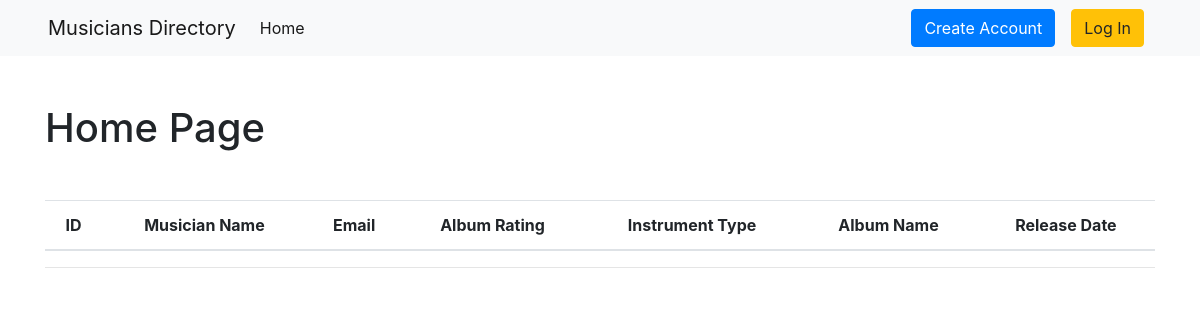
Before: / with the older database file.
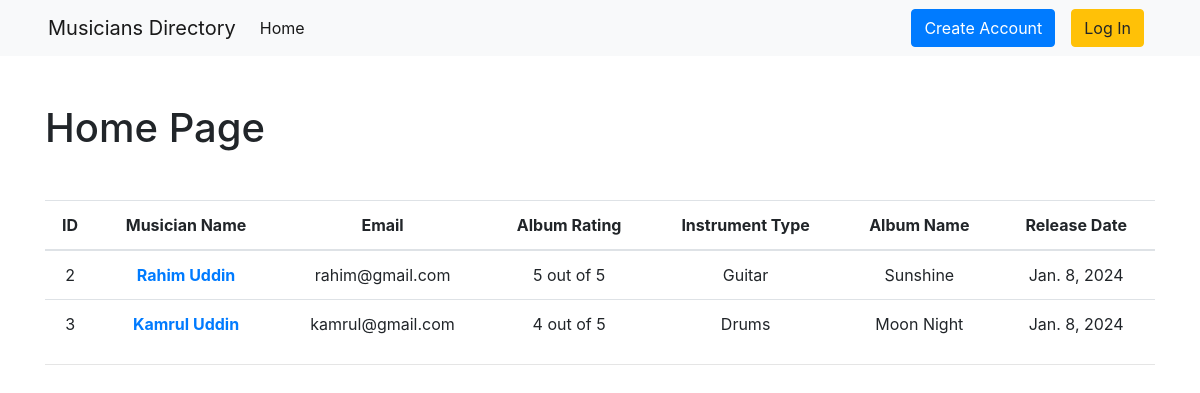
After: the same page with the newer database file.
### album/models.py (models this page shows, shortened)
class Album(models.Model):
    name = models.CharField(max_length=50)
    musician = models.ForeignKey(Musician, on_delete=models.CASCADE)
    release = models.DateField(auto_now_add=True)
    rating = models.CharField(max_length=20,choices=(('1','1'), ('2','2'), ('3','3'), ('4','4'),('5','5')))

### musician/models.py (models this page shows, shortened)
class Musician(models.Model):
    first_name = models.CharField(max_length=50)
    last_name = models.CharField(max_length=50)
    email = models.EmailField()
    phone = models.CharField(max_length=20)
    instrument = models.CharField(max_length=50)

### MusiciansDirectory/views.py (the view)
# urls.py: 2. Add a URL to urlpatterns:  path('', views.home, name='home')
def home(request):
    data = Album.objects.all()
    return render(request,'home.html',{'data':data})

### templates/home.html (shortened to what this page needs)
{% extends "base.html" %}
{% block content %}
<div class="container">
    <br><br>
    <h1>Home Page</h1>
    <table class="table mt-5 text-center">
        <thead>
          <tr>
            <th scope="col">ID</th>
            <th scope="col">Musician Name</th>
            <th scope="col">Email</th>
            <th scope="col">Album Rating</th>
            <th scope="col">Instrument Type</th>
            <th scope="col">Album Name</th>
            <th scope="col">Release Date</th>
          </tr>
        </thead>
        <tbody>
            {% for i in data %}
                <tr>
                    <td class="align-middle">{{i.id}}</td>
                    <td class="align-middle"><a href="{% url 'edit_musician' i.musician.id %}"><b>{{i.musician.first_name}} {{i.musician.last_name}}</b></a></td>
                    <td class="align-middle">{{i.musician.email}}</td>
                    <td class="align-middle">{{i.rating}} out of 5</td>
                    <td class="align-middle">{{i.musician.instrument}}</td>
                    <td class="align-middle">{{i.name}}</td>
                    <td class="align-middle">{{i.release}}</td>
                </tr>
            {% endfor %}
        </tbody>
    </table>
    <hr>
</div>
{% endblock content %}

### templates/base.html (shortened to what this page needs)
<!DOCTYPE html>
<html lang="en">
<head>
    <link rel="stylesheet" href="https://cdn.jsdelivr.net/npm/bootstrap@4.0.0/dist/css/bootstrap.min.css">
</head>
<body>
    <nav class="navbar navbar-expand-lg navbar-light bg-light px-5">
        <a class="navbar-brand" href="#">Musicians Directory</a>
        <div class="collapse navbar-collapse" id="navbarSupportedContent">
          <ul class="navbar-nav mr-auto">
            <li class="nav-item active">
              <a class="nav-link" href="{% url 'homepage' %}">Home <span class="sr-only">(current)</span></a>
            </li>
          </ul>
          <div class="form-inline my-2 my-lg-0">
            {% if request.user.is_authenticated %}
            <a class="mx-2 btn btn-danger" href="{% url 'user_logout' %}">Logout</a>
            <a class="mx-2 btn btn-success" href="{% url 'edit_profile' %}">Edit Profile</a>{% else %}
            <a class="mx-2 btn btn-primary" href="{% url 'register' %}">Create Account</a>
            <a class="mx-2 btn btn-warning" href="{% url 'user_login' %}">Log In</a>
            {% endif %}
          </div>
        </div>
    </nav>
    {% block content %}{% endblock content %}
</body>
</html>

Changed rows visible on the page:
added Album: id "2", musician.first_name "Rahim", musician.last_name "Uddin", musician.email "rahim@gmail.com", rating "5", musician.instrument "Guitar", name "Sunshine", release "Jan. 8, 2024"
added Album: id "3", musician.first_name "Kamrul", musician.last_name "Uddin", musician.email "kamrul@gmail.com", rating "4", musician.instrument "Drums", name "Moon Night", release "Jan. 8, 2024"
